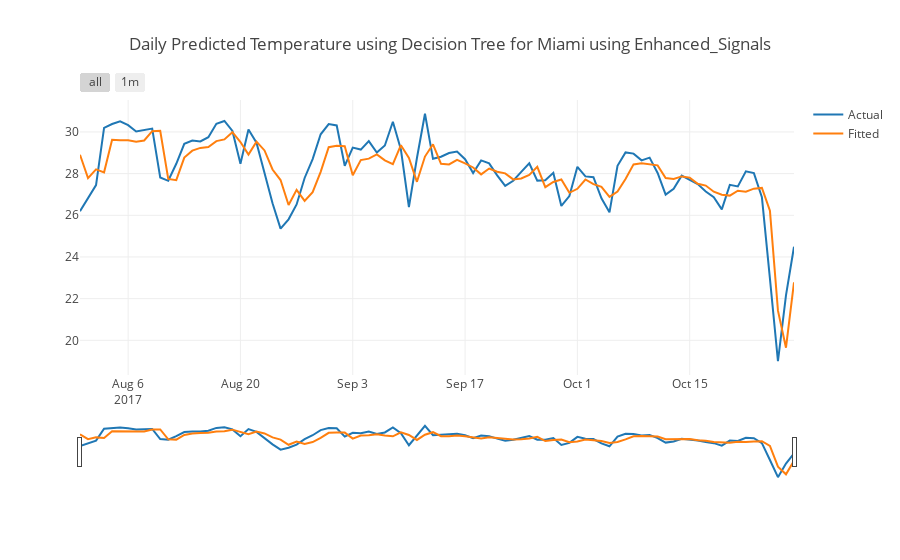

The cell this chart's notebook holds for it:
### Code cell
city = city.replace('_',' ')
# Plotting the daily predicted temperature vs Actual Temperature - Decision Tree
fig = charter_helper_fitted(f"Daily Predicted Temperature using Decision Tree for {city} using {analysis_type}", predictions)
iplot(fig)

py.image.save_as(fig, f'{EXPERIMENT_DIR}/Daily_actual_vs_predict.png')
